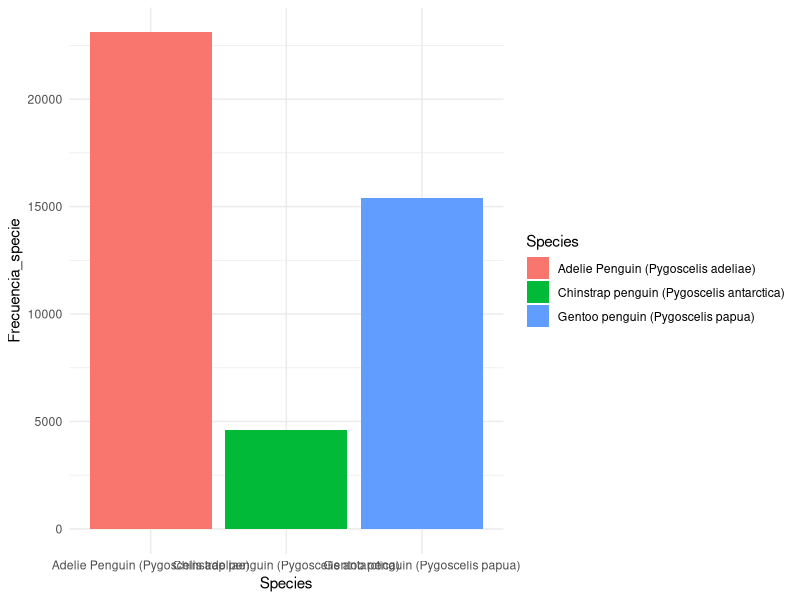

R code for this plot:
#Title: Data analyst 1
# Author: Juda Juan Pablo
# Date: 29-09-2026

# fist we need charge our library tidyverse
library(tidyverse)
library(palmerpenguins)

data <- palmerpenguins::penguins_raw
data2 <- palmerpenguins::penguins
class(data)
## first we need know about our data
dim(data)
glimpse(data)
names(data)

## how many species are in the dataset?
data %>%
      summarise(num_species = n_distinct(Species)
                )
## cuantos individuos pertenecen a cada especie?
data %>%
    count(Species) ## we compute the frecuency in the variable species

n_specie <- data %>%
    group_by(Species) %>%
    mutate(Frecuencia_specie = n()) %>% 
    ungroup()

ggplot(data = n_specie, aes(x = Species, y= Frecuencia_specie, fill = Species)) + 
  geom_bar(stat = "identity") +
  theme_minimal()
## how many missing values are
sum(is.na(data))


result_na <-c() ## vector vacio
for (columna in data)
{
  n_na <- sum(is.na(columna)) ## guardamos un vector para los resultados de cada iteracion
  ## guardamos el resultado en este vector
  result_na = c(result_na, n_na) ## agregamos estos resultados al vector vacio
}
result_na
